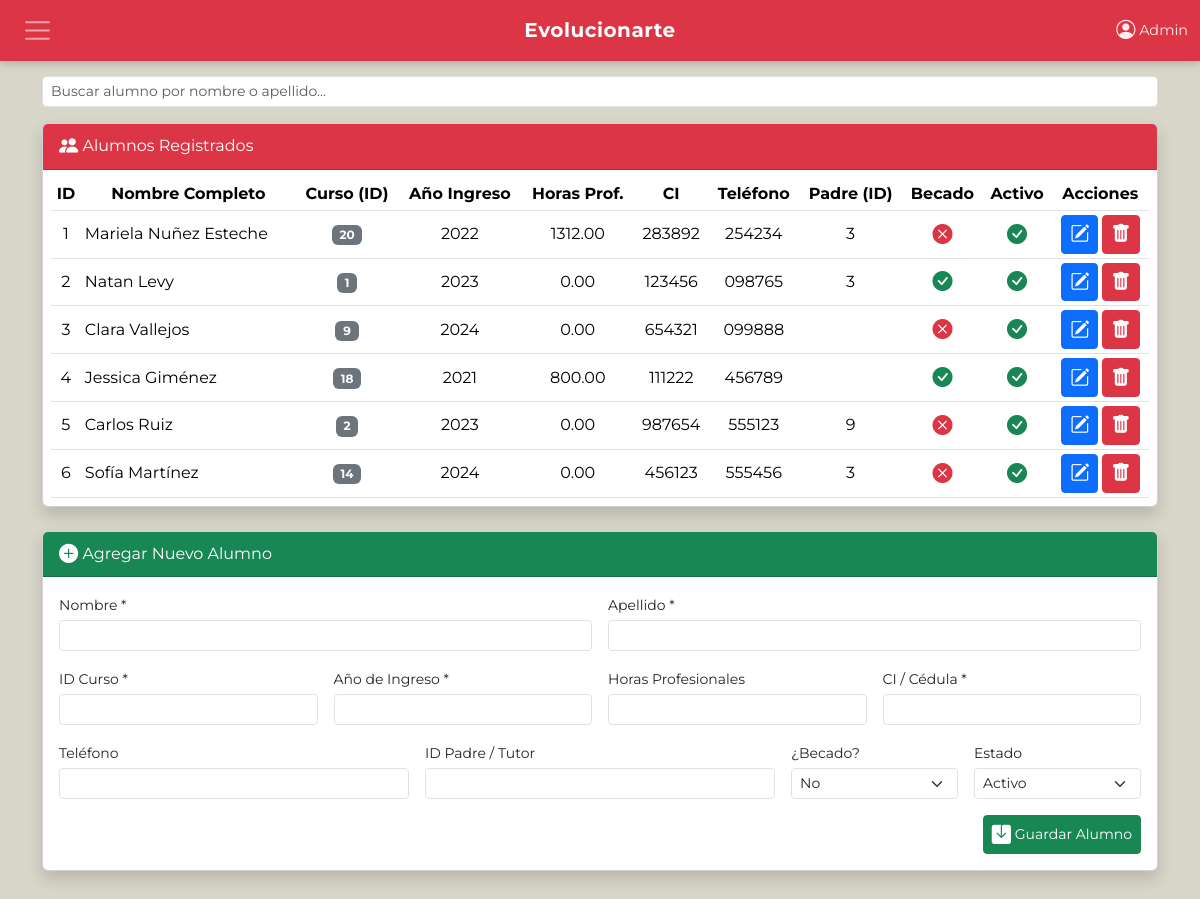
Before: /secciones/alumnos.php with the older database file.
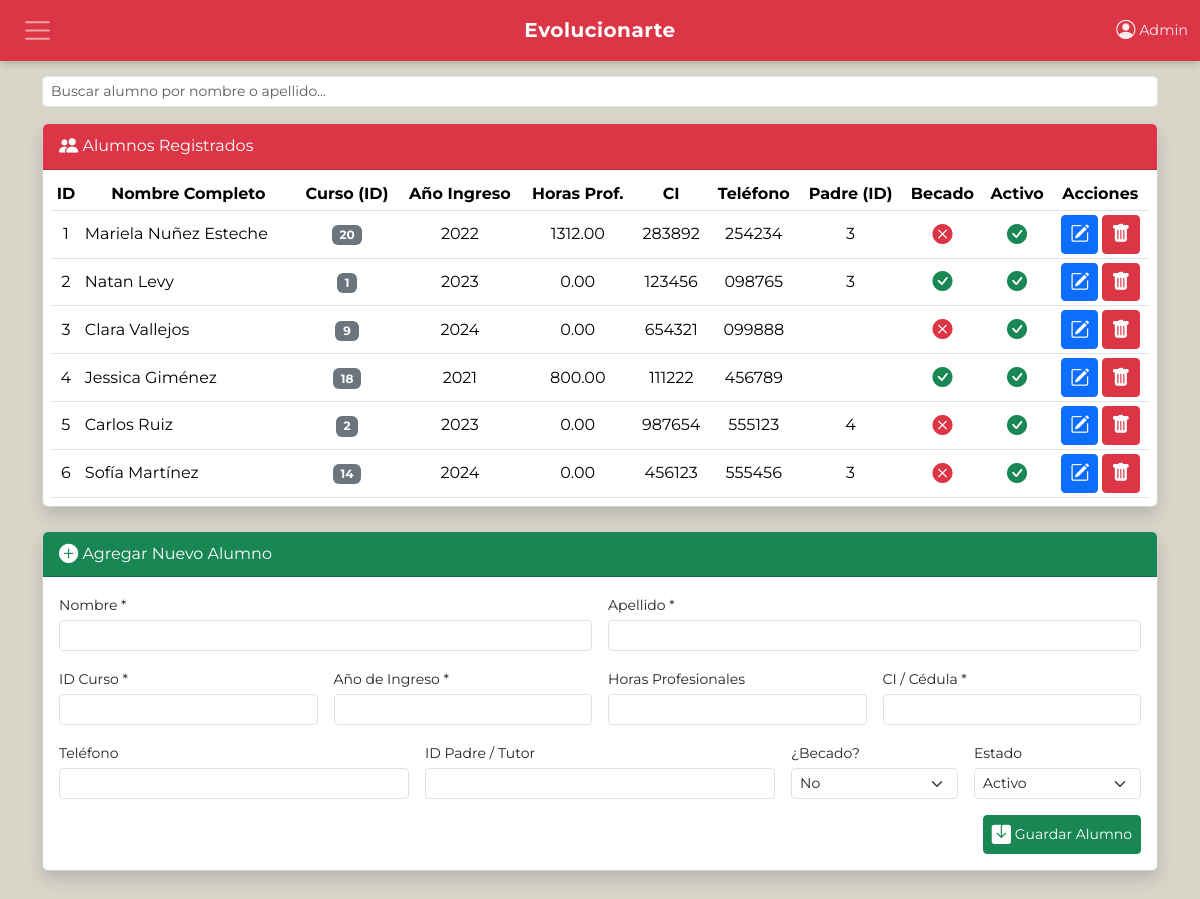
After: the same page with the newer database file.
### tables this page shows
CREATE TABLE IF NOT EXISTS `alumnos` (
  `id_alumno` INT NOT NULL AUTO_INCREMENT,
  `nombre` VARCHAR(100) NOT NULL,
  `apellido` VARCHAR(100) NOT NULL,
  `id_curso` INT NOT NULL,
  `anio_ingreso` YEAR NOT NULL,
  `horas_profesionales` DECIMAL(6,2) DEFAULT 0.00,
  `ci` VARCHAR(20) NOT NULL UNIQUE,
  `telefono` VARCHAR(20),
  `id_padre` INT DEFAULT NULL,
  `becado` TINYINT(1) DEFAULT 0,
  `activo` TINYINT(1) DEFAULT 1,
  `fecha_creacion` TIMESTAMP DEFAULT CURRENT_TIMESTAMP,
  PRIMARY KEY (`id_alumno`),
  FOREIGN KEY (`id_curso`) REFERENCES `cursos`(`id_curso`),
  FOREIGN KEY (`id_padre`) REFERENCES `usuarios`(`id_usuario`) ON DELETE SET NULL
);

### secciones/funciones.php (called while the page is built, shortened)
<?php
$db = mysqli_connect("localhost", "root", "", "evospace");
function traer($tabla){
    global $db;
    $str = "SELECT * FROM $tabla";
    $resul = mysqli_query($db, $str);
    return $resul;
}
?>

### secciones/alumnos.php (the view, shortened to what the changed rows need)
<?php
include "./funciones.php";
include '../includes/header.php';
$resul = traer("alumnos");
?>
<div class="container mt-3">
    <div class="card shadow mb-4">
        <div class="card-body p-2">
            <?php if (mysqli_num_rows($resul) == 0): ?>
                <div class="alert alert-warning mb-0">No hay alumnos registrados en el sistema.</div>
            <?php else: ?>
                <div class="table-responsive">
                    <table class="table table-hover table-sm mb-0" id="tablaAlumnos">
                        <thead class="text-center">
                            <tr>
                                <th>ID</th>
                                <th>Nombre Completo</th>
                                <th>Curso (ID)</th>
                                <th>Año Ingreso</th>
                                <th>Horas Prof.</th>
                                <th>CI</th>
                                <th>Teléfono</th>
                                <th>Padre (ID)</th>
                                <th>Becado</th>
                                <th>Activo</th>
                                <th>Acciones</th>
                            </tr>
                        </thead>
                        <tbody>
                            <?php while ($fila = mysqli_fetch_assoc($resul)): ?>
                                <tr>
                                    <td class="text-center align-middle"><?= $fila["id_alumno"] ?></td>
                                    <td class="nombre-alumno align-middle"><?= htmlspecialchars($fila["nombre"] . ' ' . $fila["apellido"]) ?></td>
                                    <td class="text-center align-middle"><span class="badge bg-secondary"><?= htmlspecialchars($fila["id_curso"]) ?></span></td>
                                    <td class="text-center align-middle"><?= htmlspecialchars($fila["anio_ingreso"]) ?></td>
                                    <td class="text-center align-middle"><?= htmlspecialchars($fila["horas_profesionales"]) ?></td>
                                    <td class="text-center align-middle"><?= htmlspecialchars($fila["ci"]) ?></td>
                                    <td class="text-center align-middle"><?= htmlspecialchars($fila["telefono"]) ?></td>
                                    <td class="text-center align-middle"><?= htmlspecialchars($fila["id_padre"]) ?></td>
                                    <td class="text-center align-middle">
                                        <?= $fila['becado'] == 1 ? '<i class="bi bi-check-circle-fill text-success fs-5"></i>' : '<i class="bi bi-x-circle-fill text-danger fs-5"></i>' ?>
                                    </td>
                                    <td class="text-center align-middle">
                                        <?= $fila['activo'] == 1 ? '<i class="bi bi-check-circle-fill text-success fs-5"></i>' : '<i class="bi bi-x-circle-fill text-danger fs-5"></i>' ?>
                                    </td>
                                    <td class="text-center align-middle">
                                        <div class="d-flex gap-1 justify-content-center">
                                            <a href="alumnos.php?idEditar=<?= $fila['id_alumno'] ?>" class="btn btn-primary btn-sm">
                                                <i class="bi bi-pencil-square"></i>
                                            </a>
                                            <a href="alumnos.php?idBorrar=<?= $fila['id_alumno'] ?>" class="btn btn-danger btn-sm" onclick="return confirm('¿Estás seguro de eliminar a este alumno?')">
                                                <i class="bi bi-trash-fill"></i>
                                            </a>
                                        </div>
                                    </td>
                                </tr>
                            <?php endwhile; ?>
                        </tbody>
                    </table>
                </div>
            <?php endif; ?>
        </div>
    </div>
</div>
<?php
include '../includes/footer.php';
?>

Changed rows visible on the page:
changed alumnos "Carlos Ruiz": id_padre "9" → "4"
